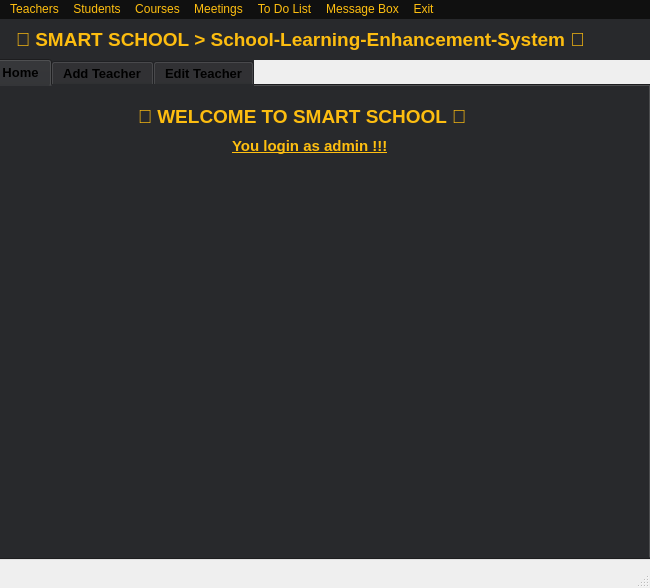
<?xml version="1.0" encoding="UTF-8"?>
<ui version="4.0">
 <class>MainWindow</class>
 <widget class="QMainWindow" name="MainWindow">
  <property name="geometry">
   <rect>
    <x>0</x>
    <y>0</y>
    <width>650</width>
    <height>588</height>
   </rect>
  </property>
  <property name="windowTitle">
   <string>MainWindow</string>
  </property>
  <widget class="QWidget" name="centralwidget">
   <widget class="QLabel" name="label_3">
    <property name="geometry">
     <rect>
      <x>0</x>
      <y>0</y>
      <width>651</width>
      <height>41</height>
     </rect>
    </property>
    <property name="font">
     <font>
      <pointsize>14</pointsize>
      <weight>75</weight>
      <bold>true</bold>
      <strikeout>false</strikeout>
     </font>
    </property>
    <property name="styleSheet">
     <string notr="true">color: rgb(253, 189, 16);
background-color: rgb(40, 41, 44);</string>
    </property>
    <property name="text">
     <string>    SMART SCHOOL &gt; School-Learning-Enhancement-System </string>
    </property>
   </widget>
   <widget class="QTabWidget" name="tabWidget">
    <property name="geometry">
     <rect>
      <x>-10</x>
      <y>40</y>
      <width>661</width>
      <height>501</height>
     </rect>
    </property>
    <property name="font">
     <font>
      <pointsize>10</pointsize>
      <weight>75</weight>
      <bold>true</bold>
     </font>
    </property>
    <property name="styleSheet">
     <string notr="true">background-color: rgb(40, 41, 44);</string>
    </property>
    <property name="currentIndex">
     <number>0</number>
    </property>
    <widget class="QWidget" name="tab_3">
     <attribute name="title">
      <string>Home</string>
     </attribute>
     <widget class="QLabel" name="label_13">
      <property name="geometry">
       <rect>
        <x>130</x>
        <y>10</y>
        <width>381</width>
        <height>41</height>
       </rect>
      </property>
      <property name="font">
       <font>
        <pointsize>14</pointsize>
        <weight>75</weight>
        <bold>true</bold>
        <strikeout>false</strikeout>
       </font>
      </property>
      <property name="styleSheet">
       <string notr="true">color: rgb(253, 189, 16);
background-color: rgb(40, 41, 44);</string>
      </property>
      <property name="text">
       <string>    WELCOME TO SMART SCHOOL </string>
      </property>
     </widget>
     <widget class="QLabel" name="label_14">
      <property name="geometry">
       <rect>
        <x>240</x>
        <y>50</y>
        <width>161</width>
        <height>20</height>
       </rect>
      </property>
      <property name="font">
       <font>
        <pointsize>11</pointsize>
        <weight>75</weight>
        <bold>true</bold>
        <underline>true</underline>
       </font>
      </property>
      <property name="styleSheet">
       <string notr="true">color: rgb(255, 191, 16);</string>
      </property>
      <property name="text">
       <string>You login as admin !!!</string>
      </property>
     </widget>
    </widget>
    <widget class="QWidget" name="tab">
     <attribute name="title">
      <string>Add Teacher</string>
     </attribute>
     <widget class="QLabel" name="label">
      <property name="geometry">
       <rect>
        <x>250</x>
        <y>10</y>
        <width>171</width>
        <height>21</height>
       </rect>
      </property>
      <property name="font">
       <font>
        <pointsize>14</pointsize>
        <weight>75</weight>
        <bold>true</bold>
       </font>
      </property>
      <property name="styleSheet">
       <string notr="true">color: rgb(255, 191, 16);</string>
      </property>
      <property name="text">
       <string>Add New Teacher</string>
      </property>
     </widget>
     <widget class="QLabel" name="label_4">
      <property name="geometry">
       <rect>
        <x>20</x>
        <y>40</y>
        <width>161</width>
        <height>20</height>
       </rect>
      </property>
      <property name="font">
       <font>
        <pointsize>11</pointsize>
        <weight>75</weight>
        <bold>true</bold>
        <underline>true</underline>
       </font>
      </property>
      <property name="styleSheet">
       <string notr="true">color: rgb(255, 191, 16);</string>
      </property>
      <property name="text">
       <string>Enter Teacher Details</string>
      </property>
     </widget>
     <widget class="QLabel" name="label_5">
      <property name="geometry">
       <rect>
        <x>20</x>
        <y>80</y>
        <width>111</width>
        <height>20</height>
       </rect>
      </property>
      <property name="font">
       <font>
        <pointsize>11</pointsize>
       </font>
      </property>
      <property name="styleSheet">
       <string notr="true">color: rgb(255, 255, 255);</string>
      </property>
      <property name="text">
       <string>Teacher ID</string>
      </property>
     </widget>
     <widget class="QLineEdit" name="tb11">
      <property name="geometry">
       <rect>
        <x>140</x>
        <y>70</y>
        <width>271</width>
        <height>31</height>
       </rect>
      </property>
      <property name="styleSheet">
       <string notr="true">background-color: rgb(255, 255, 255);</string>
      </property>
     </widget>
     <widget class="QLabel" name="label_6">
      <property name="geometry">
       <rect>
        <x>20</x>
        <y>130</y>
        <width>111</width>
        <height>20</height>
       </rect>
      </property>
      <property name="font">
       <font>
        <pointsize>11</pointsize>
       </font>
      </property>
      <property name="styleSheet">
       <string notr="true">color: rgb(255, 255, 255);</string>
      </property>
      <property name="text">
       <string>Email</string>
      </property>
     </widget>
     <widget class="QLineEdit" name="tb12">
      <property name="geometry">
       <rect>
        <x>140</x>
        <y>120</y>
        <width>271</width>
        <height>31</height>
       </rect>
      </property>
      <property name="styleSheet">
       <string notr="true">background-color: rgb(255, 255, 255);</string>
      </property>
     </widget>
     <widget class="QLabel" name="label_7">
      <property name="geometry">
       <rect>
        <x>20</x>
        <y>180</y>
        <width>111</width>
        <height>20</height>
       </rect>
      </property>
      <property name="font">
       <font>
        <pointsize>11</pointsize>
       </font>
      </property>
      <property name="styleSheet">
       <string notr="true">color: rgb(255, 255, 255);</string>
      </property>
      <property name="text">
       <string>Name</string>
      </property>
     </widget>
     <widget class="QLineEdit" name="tb13">
      <property name="geometry">
       <rect>
        <x>140</x>
        <y>170</y>
        <width>271</width>
        <height>31</height>
       </rect>
      </property>
      <property name="styleSheet">
       <string notr="true">background-color: rgb(255, 255, 255);</string>
      </property>
     </widget>
     <widget class="QLabel" name="label_8">
      <property name="geometry">
       <rect>
        <x>20</x>
        <y>230</y>
        <width>111</width>
        <height>20</height>
       </rect>
      </property>
      <property name="font">
       <font>
        <pointsize>11</pointsize>
       </font>
      </property>
      <property name="styleSheet">
       <string notr="true">color: rgb(255, 255, 255);</string>
      </property>
      <property name="text">
       <string>Surname</string>
      </property>
     </widget>
     <widget class="QLineEdit" name="tb14">
      <property name="geometry">
       <rect>
        <x>140</x>
        <y>220</y>
        <width>271</width>
        <height>31</height>
       </rect>
      </property>
      <property name="styleSheet">
       <string notr="true">background-color: rgb(255, 255, 255);</string>
      </property>
     </widget>
     <widget class="QLabel" name="label_9">
      <property name="geometry">
       <rect>
        <x>20</x>
        <y>280</y>
        <width>111</width>
        <height>20</height>
       </rect>
      </property>
      <property name="font">
       <font>
        <pointsize>11</pointsize>
       </font>
      </property>
      <property name="styleSheet">
       <string notr="true">color: rgb(255, 255, 255);</string>
      </property>
      <property name="text">
       <string>Gender</string>
      </property>
     </widget>
     <widget class="QLabel" name="label_10">
      <property name="geometry">
       <rect>
        <x>20</x>
        <y>330</y>
        <width>111</width>
        <height>20</height>
       </rect>
      </property>
      <property name="font">
       <font>
        <pointsize>11</pointsize>
       </font>
      </property>
      <property name="styleSheet">
       <string notr="true">color: rgb(255, 255, 255);</string>
      </property>
      <property name="text">
       <string>Date of Birth</string>
      </property>
     </widget>
     <widget class="QLineEdit" name="tb15">
      <property name="geometry">
       <rect>
        <x>140</x>
        <y>320</y>
        <width>271</width>
        <height>31</height>
       </rect>
      </property>
      <property name="styleSheet">
       <string notr="true">background-color: rgb(255, 255, 255);</string>
      </property>
     </widget>
     <widget class="QComboBox" name="cb11">
      <property name="geometry">
       <rect>
        <x>140</x>
        <y>270</y>
        <width>271</width>
        <height>31</height>
       </rect>
      </property>
      <property name="styleSheet">
       <string notr="true">background-color: rgb(255, 255, 255);
font: 12pt &quot;MS Shell Dlg 2&quot;;
</string>
      </property>
      <property name="currentIndex">
       <number>-1</number>
      </property>
      <property name="maxVisibleItems">
       <number>8</number>
      </property>
      <property name="sizeAdjustPolicy">
       <enum>QComboBox::AdjustToContentsOnFirstShow</enum>
      </property>
      <property name="placeholderText">
       <string>Add/Select Teacher</string>
      </property>
      <item>
       <property name="text">
        <string>Male</string>
       </property>
      </item>
      <item>
       <property name="text">
        <string>Female</string>
       </property>
      </item>
     </widget>
     <widget class="QLineEdit" name="tb16">
      <property name="geometry">
       <rect>
        <x>140</x>
        <y>370</y>
        <width>271</width>
        <height>31</height>
       </rect>
      </property>
      <property name="styleSheet">
       <string notr="true">background-color: rgb(255, 255, 255);</string>
      </property>
     </widget>
     <widget class="QLabel" name="label_11">
      <property name="geometry">
       <rect>
        <x>20</x>
        <y>380</y>
        <width>111</width>
        <height>20</height>
       </rect>
      </property>
      <property name="font">
       <font>
        <pointsize>11</pointsize>
       </font>
      </property>
      <property name="styleSheet">
       <string notr="true">color: rgb(255, 255, 255);</string>
      </property>
      <property name="text">
       <string>Phone</string>
      </property>
     </widget>
     <widget class="QPushButton" name="b5">
      <property name="geometry">
       <rect>
        <x>140</x>
        <y>420</y>
        <width>271</width>
        <height>41</height>
       </rect>
      </property>
      <property name="font">
       <font>
        <pointsize>11</pointsize>
        <weight>75</weight>
        <bold>true</bold>
       </font>
      </property>
      <property name="styleSheet">
       <string notr="true">background-color: rgb(255, 191, 16);</string>
      </property>
      <property name="text">
       <string>Save Teacher Details</string>
      </property>
     </widget>
     <widget class="QLineEdit" name="tb17">
      <property name="geometry">
       <rect>
        <x>430</x>
        <y>370</y>
        <width>211</width>
        <height>31</height>
       </rect>
      </property>
      <property name="font">
       <font>
        <pointsize>10</pointsize>
       </font>
      </property>
      <property name="styleSheet">
       <string notr="true">background-color: rgb(255, 255, 255);</string>
      </property>
      <property name="echoMode">
       <enum>QLineEdit::Password</enum>
      </property>
      <property name="placeholderText">
       <string>Set password for new teacher</string>
      </property>
      <property name="clearButtonEnabled">
       <bool>true</bool>
      </property>
     </widget>
     <widget class="QLabel" name="label_15">
      <property name="geometry">
       <rect>
        <x>490</x>
        <y>340</y>
        <width>111</width>
        <height>20</height>
       </rect>
      </property>
      <property name="font">
       <font>
        <pointsize>11</pointsize>
        <weight>75</weight>
        <bold>true</bold>
        <underline>true</underline>
       </font>
      </property>
      <property name="styleSheet">
       <string notr="true">color: rgb(255, 191, 16);</string>
      </property>
      <property name="text">
       <string>Set Password</string>
      </property>
     </widget>
    </widget>
    <widget class="QWidget" name="tab_2">
     <attribute name="title">
      <string>Edit Teacher</string>
     </attribute>
     <widget class="QLabel" name="label_2">
      <property name="geometry">
       <rect>
        <x>210</x>
        <y>10</y>
        <width>231</width>
        <height>21</height>
       </rect>
      </property>
      <property name="font">
       <font>
        <pointsize>14</pointsize>
        <weight>75</weight>
        <bold>true</bold>
       </font>
      </property>
      <property name="styleSheet">
       <string notr="true">color: rgb(255, 191, 16);</string>
      </property>
      <property name="text">
       <string>Edit or Delete Teacher</string>
      </property>
     </widget>
     <widget class="QLabel" name="label_12">
      <property name="geometry">
       <rect>
        <x>20</x>
        <y>40</y>
        <width>161</width>
        <height>20</height>
       </rect>
      </property>
      <property name="font">
       <font>
        <pointsize>11</pointsize>
        <weight>75</weight>
        <bold>true</bold>
        <underline>true</underline>
       </font>
      </property>
      <property name="styleSheet">
       <string notr="true">color: rgb(255, 191, 16);</string>
      </property>
      <property name="text">
       <string>Select Teacher ID</string>
      </property>
     </widget>
     <widget class="QLabel" name="label_24">
      <property name="geometry">
       <rect>
        <x>20</x>
        <y>380</y>
        <width>111</width>
        <height>20</height>
       </rect>
      </property>
      <property name="font">
       <font>
        <pointsize>11</pointsize>
       </font>
      </property>
      <property name="styleSheet">
       <string notr="true">color: rgb(255, 255, 255);</string>
      </property>
      <property name="text">
       <string>Phone</string>
      </property>
     </widget>
     <widget class="QLabel" name="label_25">
      <property name="geometry">
       <rect>
        <x>20</x>
        <y>80</y>
        <width>111</width>
        <height>20</height>
       </rect>
      </property>
      <property name="font">
       <font>
        <pointsize>11</pointsize>
       </font>
      </property>
      <property name="styleSheet">
       <string notr="true">color: rgb(255, 255, 255);</string>
      </property>
      <property name="text">
       <string>Teacher ID</string>
      </property>
     </widget>
     <widget class="QLabel" name="label_26">
      <property name="geometry">
       <rect>
        <x>20</x>
        <y>180</y>
        <width>111</width>
        <height>20</height>
       </rect>
      </property>
      <property name="font">
       <font>
        <pointsize>11</pointsize>
       </font>
      </property>
      <property name="styleSheet">
       <string notr="true">color: rgb(255, 255, 255);</string>
      </property>
      <property name="text">
       <string>Name</string>
      </property>
     </widget>
     <widget class="QLabel" name="label_27">
      <property name="geometry">
       <rect>
        <x>20</x>
        <y>280</y>
        <width>111</width>
        <height>20</height>
       </rect>
      </property>
      <property name="font">
       <font>
        <pointsize>11</pointsize>
       </font>
      </property>
      <property name="styleSheet">
       <string notr="true">color: rgb(255, 255, 255);</string>
      </property>
      <property name="text">
       <string>Gender</string>
      </property>
     </widget>
     <widget class="QLineEdit" name="lineEdit_13">
      <property name="geometry">
       <rect>
        <x>140</x>
        <y>120</y>
        <width>271</width>
        <height>31</height>
       </rect>
      </property>
      <property name="styleSheet">
       <string notr="true">background-color: rgb(255, 255, 255);</string>
      </property>
     </widget>
     <widget class="QLabel" name="label_28">
      <property name="geometry">
       <rect>
        <x>20</x>
        <y>230</y>
        <width>111</width>
        <height>20</height>
       </rect>
      </property>
      <property name="font">
       <font>
        <pointsize>11</pointsize>
       </font>
      </property>
      <property name="styleSheet">
       <string notr="true">color: rgb(255, 255, 255);</string>
      </property>
      <property name="text">
       <string>Surname</string>
      </property>
     </widget>
     <widget class="QLineEdit" name="lineEdit_14">
      <property name="geometry">
       <rect>
        <x>140</x>
        <y>220</y>
        <width>271</width>
        <height>31</height>
       </rect>
      </property>
      <property name="styleSheet">
       <string notr="true">background-color: rgb(255, 255, 255);</string>
      </property>
     </widget>
     <widget class="QComboBox" name="comboBox_3">
      <property name="geometry">
       <rect>
        <x>140</x>
        <y>270</y>
        <width>271</width>
        <height>31</height>
       </rect>
      </property>
      <property name="styleSheet">
       <string notr="true">background-color: rgb(255, 255, 255);
font: 12pt &quot;MS Shell Dlg 2&quot;;
</string>
      </property>
      <property name="currentIndex">
       <number>-1</number>
      </property>
      <property name="maxVisibleItems">
       <number>8</number>
      </property>
      <property name="sizeAdjustPolicy">
       <enum>QComboBox::AdjustToContentsOnFirstShow</enum>
      </property>
      <property name="placeholderText">
       <string>Add/Select Teacher</string>
      </property>
      <item>
       <property name="text">
        <string>Male</string>
       </property>
      </item>
      <item>
       <property name="text">
        <string>Female</string>
       </property>
      </item>
     </widget>
     <widget class="QLineEdit" name="lineEdit_15">
      <property name="geometry">
       <rect>
        <x>140</x>
        <y>320</y>
        <width>271</width>
        <height>31</height>
       </rect>
      </property>
      <property name="styleSheet">
       <string notr="true">background-color: rgb(255, 255, 255);</string>
      </property>
     </widget>
     <widget class="QLabel" name="label_29">
      <property name="geometry">
       <rect>
        <x>20</x>
        <y>330</y>
        <width>111</width>
        <height>20</height>
       </rect>
      </property>
      <property name="font">
       <font>
        <pointsize>11</pointsize>
       </font>
      </property>
      <property name="styleSheet">
       <string notr="true">color: rgb(255, 255, 255);</string>
      </property>
      <property name="text">
       <string>Date of Birth</string>
      </property>
     </widget>
     <widget class="QLineEdit" name="lineEdit_16">
      <property name="geometry">
       <rect>
        <x>140</x>
        <y>370</y>
        <width>271</width>
        <height>31</height>
       </rect>
      </property>
      <property name="styleSheet">
       <string notr="true">background-color: rgb(255, 255, 255);</string>
      </property>
     </widget>
     <widget class="QLabel" name="label_30">
      <property name="geometry">
       <rect>
        <x>20</x>
        <y>130</y>
        <width>111</width>
        <height>20</height>
       </rect>
      </property>
      <property name="font">
       <font>
        <pointsize>11</pointsize>
       </font>
      </property>
      <property name="styleSheet">
       <string notr="true">color: rgb(255, 255, 255);</string>
      </property>
      <property name="text">
       <string>Email</string>
      </property>
     </widget>
     <widget class="QPushButton" name="b5_3">
      <property name="geometry">
       <rect>
        <x>10</x>
        <y>420</y>
        <width>191</width>
        <height>41</height>
       </rect>
      </property>
      <property name="font">
       <font>
        <pointsize>11</pointsize>
        <weight>75</weight>
        <bold>true</bold>
       </font>
      </property>
      <property name="styleSheet">
       <string notr="true">background-color: rgb(255, 191, 16);</string>
      </property>
      <property name="text">
       <string>Save Teacher Details</string>
      </property>
     </widget>
     <widget class="QLineEdit" name="lineEdit_18">
      <property name="geometry">
       <rect>
        <x>140</x>
        <y>170</y>
        <width>271</width>
        <height>31</height>
       </rect>
      </property>
      <property name="styleSheet">
       <string notr="true">background-color: rgb(255, 255, 255);</string>
      </property>
     </widget>
     <widget class="QComboBox" name="comboBox_4">
      <property name="geometry">
       <rect>
        <x>140</x>
        <y>70</y>
        <width>271</width>
        <height>31</height>
       </rect>
      </property>
      <property name="styleSheet">
       <string notr="true">background-color: rgb(255, 255, 255);
font: 12pt &quot;MS Shell Dlg 2&quot;;</string>
      </property>
     </widget>
     <widget class="QPushButton" name="b5_4">
      <property name="geometry">
       <rect>
        <x>220</x>
        <y>420</y>
        <width>191</width>
        <height>41</height>
       </rect>
      </property>
      <property name="font">
       <font>
        <pointsize>11</pointsize>
        <weight>75</weight>
        <bold>true</bold>
       </font>
      </property>
      <property name="styleSheet">
       <string notr="true">background-color: rgb(255, 85, 0);</string>
      </property>
      <property name="text">
       <string>Delete Teacher Details</string>
      </property>
     </widget>
    </widget>
   </widget>
  </widget>
  <widget class="QStatusBar" name="statusbar"/>
  <widget class="QMenuBar" name="menubar">
   <property name="geometry">
    <rect>
     <x>0</x>
     <y>0</y>
     <width>650</width>
     <height>25</height>
    </rect>
   </property>
   <property name="styleSheet">
    <string notr="true">background-color: rgb(16, 16, 16);
color: rgb(255, 191, 16);
font: 12pt &quot;MS Shell Dlg 2&quot;;</string>
   </property>
   <widget class="QMenu" name="menuTeacher">
    <property name="title">
     <string>Teachers</string>
    </property>
    <addaction name="menu11"/>
    <addaction name="menu12"/>
   </widget>
   <widget class="QMenu" name="menuStudents">
    <property name="title">
     <string>Students</string>
    </property>
    <addaction name="separator"/>
    <addaction name="menu21"/>
    <addaction name="menu22"/>
   </widget>
   <widget class="QMenu" name="menuAttandance">
    <property name="title">
     <string>Courses</string>
    </property>
    <addaction name="menu31"/>
    <addaction name="menu32"/>
    <addaction name="menu33"/>
   </widget>
   <widget class="QMenu" name="menuMeetings">
    <property name="title">
     <string>Meetings</string>
    </property>
    <addaction name="menu41"/>
    <addaction name="menu42"/>
   </widget>
   <widget class="QMenu" name="menuTo_Do_List">
    <property name="title">
     <string>To Do List</string>
    </property>
    <addaction name="menu51"/>
   </widget>
   <widget class="QMenu" name="menuMessage_Box">
    <property name="title">
     <string>Message Box</string>
    </property>
    <addaction name="menu61"/>
   </widget>
   <widget class="QMenu" name="menuExit">
    <property name="title">
     <string>Exit</string>
    </property>
    <addaction name="menu71"/>
   </widget>
   <addaction name="menuTeacher"/>
   <addaction name="menuStudents"/>
   <addaction name="menuAttandance"/>
   <addaction name="menuMeetings"/>
   <addaction name="menuTo_Do_List"/>
   <addaction name="menuMessage_Box"/>
   <addaction name="menuExit"/>
  </widget>
  <action name="menu11">
   <property name="text">
    <string>Add Teacher</string>
   </property>
  </action>
  <action name="menu12">
   <property name="text">
    <string>Edit Teacher</string>
   </property>
  </action>
  <action name="menu21">
   <property name="text">
    <string>Add student</string>
   </property>
  </action>
  <action name="menu22">
   <property name="text">
    <string>Edit student</string>
   </property>
  </action>
  <action name="menu31">
   <property name="text">
    <string>Add/Edit Courses</string>
   </property>
  </action>
  <action name="menu41">
   <property name="text">
    <string>Add/Edit Meeting</string>
   </property>
  </action>
  <action name="menu42">
   <property name="text">
    <string>Add/Edit Meeting Attandance</string>
   </property>
  </action>
  <action name="menu32">
   <property name="text">
    <string>Add/Edit Course Schedule</string>
   </property>
  </action>
  <action name="menu33">
   <property name="text">
    <string>Add/Edit Course Attandance</string>
   </property>
  </action>
  <action name="menu51">
   <property name="text">
    <string>Add/Edit To Do List</string>
   </property>
  </action>
  <action name="menu61">
   <property name="text">
    <string>Add/Edit Message</string>
   </property>
  </action>
  <action name="menu71">
   <property name="text">
    <string>Logout</string>
   </property>
  </action>
 </widget>
 <resources/>
 <connections/>
</ui>
